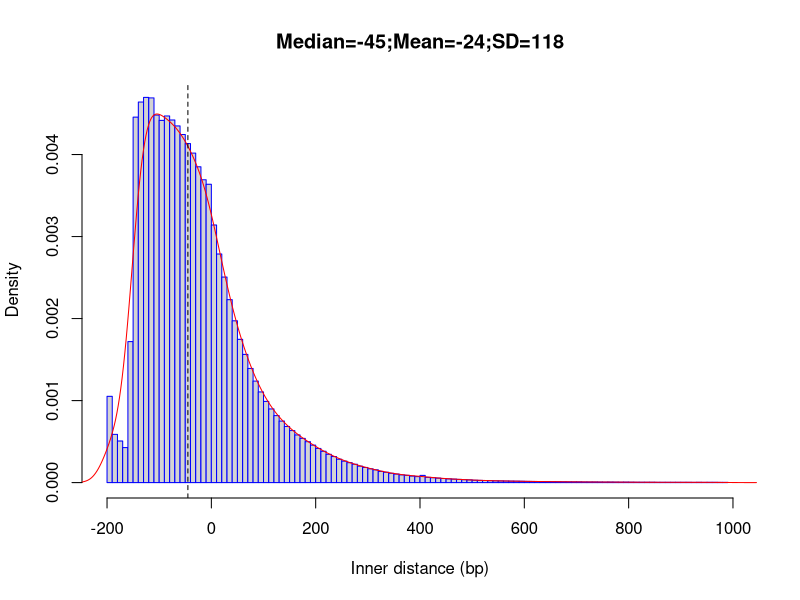

The R script that drew this image:
png("/rds/user/is460/hpc-work/muscle-rnaseq/ezbamqc/output/figs/srpk3_wt_ttnb_het_8.inner_distance_plot.png",width=500,height=500,units="px")
fragsize=rep(c(-195,-185,-175,-165,-155,-145,-135,-125,-115,-105,-95,-85,-75,-65,-55,-45,-35,-25,-15,-5,5,15,25,35,45,55,65,75,85,95,105,115,125,135,145,155,165,175,185,195,205,215,225,235,245,255,265,275,285,295,305,315,325,335,345,355,365,375,385,395,405,415,425,435,445,455,465,475,485,495,505,515,525,535,545,555,565,575,585,595,605,615,625,635,645,655,665,675,685,695,705,715,725,735,745,755,765,775,785,795,805,815,825,835,845,855,865,875,885,895,905,915,925,935,945,955,965,975,985),times=c(144801,80958,69784,58702,236636,613346,638699,646480,645651,616871,607900,615325,608596,598615,584222,569009,552992,530042,508277,500672,432336,383634,344969,307020,271524,240438,215135,191610,170352,152157,136241,123646,112426,103292,94199,87309,80007,74210,68623,62861,57326,52578,47496,43709,39203,36021,33452,30830,27590,25368,23173,21495,18757,17358,15598,14337,12993,12168,10957,10085,12059,8759,8139,7470,6882,6244,5831,5355,4859,4580,3959,3659,3502,3308,2952,2759,2609,2434,2383,2222,2036,1951,1823,1725,1712,1556,1434,1361,1253,1255,1207,1007,1007,974,929,843,871,830,734,740,656,616,589,546,559,506,462,461,489,492,463,457,398,446,401,421,408,361,389))
frag_sd = round(sd(fragsize),digits=0)
frag_mean = round(mean(fragsize),digits=0)
frag_median = round(median(fragsize),digits=0)
hist(fragsize,probability=T,breaks=120,xlim=c(-200,1000),xlab="Inner distance (bp)",main=paste(c("Median=",frag_median,";","Mean=",frag_mean,";","SD=",frag_sd),collapse=""),border="blue")
lines(density(fragsize,bw=20),col='red')
abline(v=frag_median,lty=2)
dev.state = dev.off()
